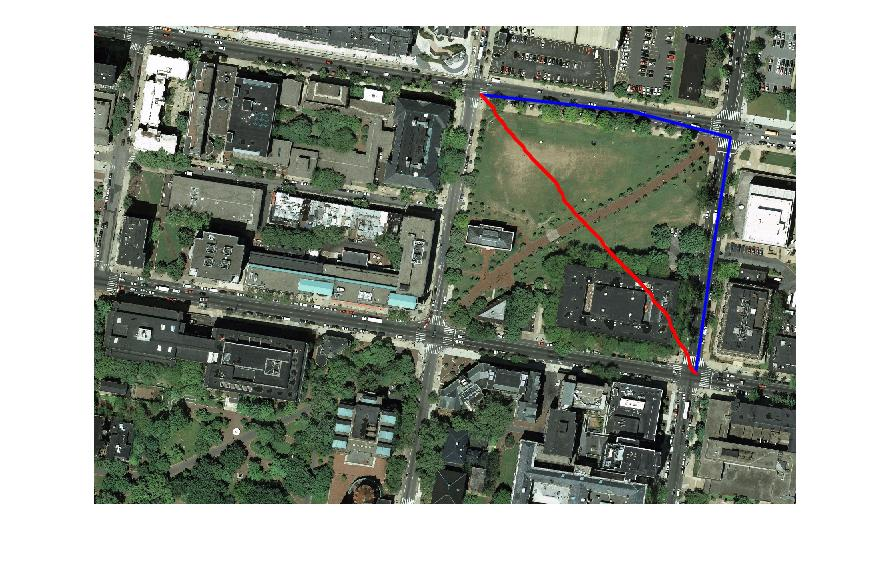
%> input picture images/iter1.jpg, 892 x 569 px
$ octave --eval "result = detectBuildings5(imread('../images/iter1.jpg'));"   (GNU Octave 9; MATLAB toolbox functions it lacks are replaced by stand-ins)
%> lines starting %> are read from the running program, lines starting %| are printed output that depends on the picture; in (x1, y1, x2, y2) boxes, pixels count from 0 and x2, y2 are one past the last pixel; in counts of white or black regions, pixels touching at a corner belong together; the program's own positions count from 1
function [BW,maskedBWImage] = detectBuildings5(RGB)
%createMask  Threshold RGB image using auto-generated code from colorThresholder app.
%  [BW,MASKEDRGBIMAGE] = createMask(RGB) thresholds image RGB using
%  auto-generated code from the colorThresholder App. The colorspace and
%  minimum/maximum values for each channel of the colorspace were set in the
%  App and result in a binary mask BW and a composite image maskedRGBImage,
%  which shows the original RGB image values under the mask BW.

% Auto-generated by colorThresholder app on 05-Apr-2016
%------------------------------------------------------


% Convert RGB image to chosen color space
I = rgb2ycbcr(RGB);
%> I: size 569x892x3 uint8; mean of channels 1, 2, 3 144.8, 124.6, 126.2

% Define thresholds for channel 1 based on histogram settings
channel1Min = 125.000;
channel1Max = 166.000;

% Define thresholds for channel 2 based on histogram settings
channel2Min = 122.000;
channel2Max = 125.000;

% Define thresholds for channel 3 based on histogram settings
channel3Min = 123.000;
channel3Max = 126.000;

% Create mask based on chosen histogram thresholds
BW = (I(:,:,1) >= channel1Min ) & (I(:,:,1) <= channel1Max) & ...
    (I(:,:,2) >= channel2Min ) & (I(:,:,2) <= channel2Max) & ...
    (I(:,:,3) >= channel3Min ) & (I(:,:,3) <= channel3Max);
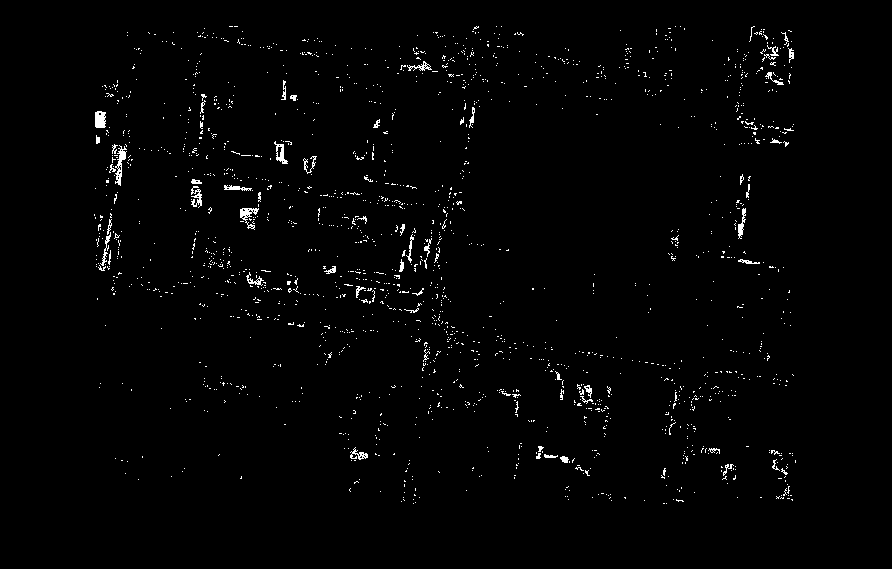
%> BW: size 569x892 logical; 1.4% white in thin lines or dots, all inside (x1, y1, x2, y2) = (94, 26, 796, 504)

% Initialize output masked image based on input image.
maskedBWImage = double(BW);
maskedBWImage = imgaussfilt(maskedBWImage,2);
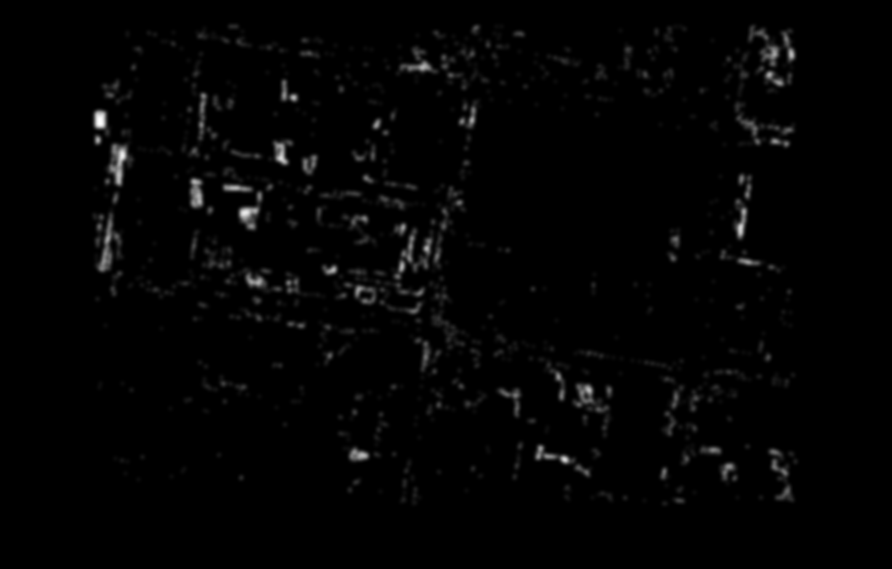
%> maskedBWImage: size 569x892 double; min 0, max 1, mean 0.0142
